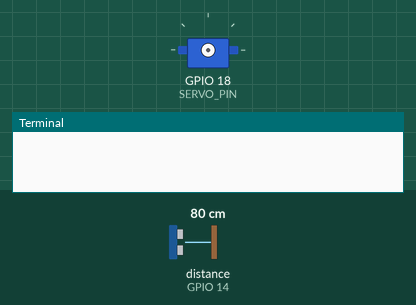
Recording of a program running on a simulated Raspberry Pi (BCM pin numbers). Shown: servo, the last lines printed to the terminal. The inputs (shaded band) are chosen by the test bench; at power-on: distance to the obstacle (sensor on GPIO 14) 80 cm. The echo pulse lasts 58.3 µs per cm; the desktop window is not drawn, its controls go by their first labels and the mouse button is held 0.15 s; servo angles are drawn from the pulse width (0.5 ms = 0°, 2.5 ms = 180°); the clock reads 2024-03-15 10:24:30 at power-on unless the program sets it.

Above: at 0.0 s.
At 5.32 s:
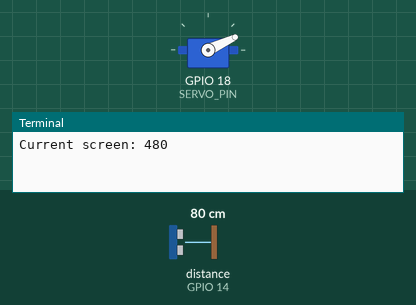
At 10.87 s:
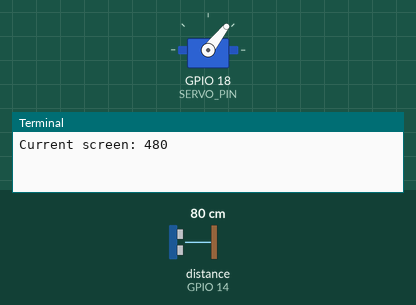
At 21.75 s:
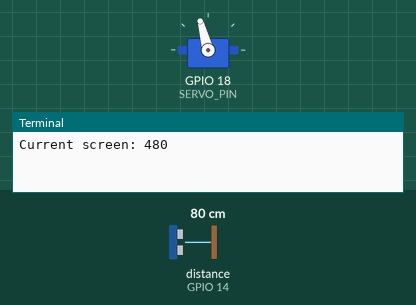
Timing chart, 0 to 22.0 s (numbered marks = the images above):
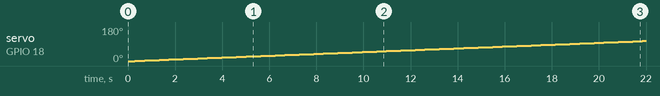

Measured:
- by itself, servo on GPIO 18 (SERVO_PIN): moves from 0° to 106° over 21.6 s

The program:

main.py
```python
"""
描画の仕方(width x height)
- window
	- 800 x 900
	- 大枠のwindow

- canvas1
	- 800 x 600
	- 潜水艦ソナーの結果を描画

- canvas2
	- 800 x 300
	- 距離(cm)の結果を描画
	- 縦軸：距離
	- 横軸：時間-角度
"""


import tkinter as tk
from comp import hrc
from comp import servo
import RPi.GPIO as GPIO
import time
import math
import sys

# tkinterの初期化
root = tk.Tk()
root.geometry("800x900")
screen_name = root.winfo_screen()
print(f"Current screen: {screen_name}")
root.title("潜水艦ソナー")

# canvas1の設定
WIDTH = 800
HEIGHT = 600
CENTER_X = WIDTH // 2 # 中心X
CENTER_Y = HEIGHT // 2 # 中心Y
RADIUS = min(CENTER_X, CENTER_Y) # 半径

# colorの設定
GREEN = "#00FF00"
RED = "#FF0000"

# canvas1（潜水艦風ソナーの設定）
WIDTH = 800
HEIGHT =  600
canvas1 = tk.Canvas(root, width=WIDTH, height=HEIGHT, bg="black")
canvas1.pack()

#  canvas2（距離の描画）
WIDTH_ = 800
HEIGHT_ =  300
canvas2 = tk.Canvas(root, width=WIDTH, height=HEIGHT, bg="white")
canvas2.pack()


def get_xy_sensor(agl):
		"""
		点座標の算出
		- 径に測定した距離から算出した割合をかける
		- HC-SR04の最大測定距離は450cmであることを考慮する
		"""
		servo.set_angle(angle = agl)
		distance = hrc.get_distance()
		radian = math.radians(agl) * (-1) # 補正
		x = CENTER_X + RADIUS * math.cos(radian) * (distance / 450)
		y = CENTER_Y + RADIUS * math.sin(radian) * (distance / 450)
		return x,y

try:
	# canvas1 setting
	# 半径RADIUS、中心CENTER_X、CENTER_Yの円を描画
	canvas1.create_oval(CENTER_X-RADIUS, CENTER_Y-RADIUS, CENTER_X+RADIUS, CENTER_Y+RADIUS, outline=GREEN)
	canvas1.create_line(CENTER_X-5, CENTER_Y-5, CENTER_X+5, CENTER_Y+5, width= 5, fill=RED)
	canvas1.create_line(CENTER_X-5, CENTER_Y+5, CENTER_X+5, CENTER_Y-5, width= 5, fill=RED)

	# 点を描画
	for i in range(0, 181, 1):
		X, Y = get_xy_sensor(agl = i)
		point = canvas1.create_oval(X - 2, Y - 2, X + 2, Y + 2, fill=GREEN, outline="")
		root.update()
		time.sleep(0.2)

	for i in range(180, -1, -1):
		X, Y = get_xy_sensor(agl = i)
		point = canvas1.create_oval(X - 2, Y - 2, X + 2, Y + 2, fill=GREEN, outline="")
		root.update()
		time.sleep(0.2)

	# canvas2 setting
	canvas2.create_line(400, 0, 400, 300, width=10, fill=RED)

	root.mainloop()

except KeyboardInterrupt:
	# Ctrl + Cで処理を中断
	servo.stop_servo()
	GPIO.cleanup()
	sys.exit()
```

hrc.py
```python
import RPi.GPIO as GPIO
import time
import sys

trig_pin = 15                           # GPIO 15
echo_pin = 14                           # GPIO 14
speed_of_sound = 34370                  # 20?????(cm/s)

GPIO.setmode(GPIO.BCM)                  # GPIO?BCM??????
GPIO.setwarnings(False)                 # BPIO?????
GPIO.setup(trig_pin, GPIO.OUT)          # Trig?????????
GPIO.setup(echo_pin, GPIO.IN)           # Echo?????????

def get_distance():
    #Trig???10?s??HIGH???????????
    GPIO.output(trig_pin, GPIO.HIGH)
    time.sleep(0.000010)
    GPIO.output(trig_pin, GPIO.LOW)

    while not GPIO.input(echo_pin):
        pass
    t1 = time.time() # ????????Echo???HIGH?????????

    while GPIO.input(echo_pin):
        pass
    t2 = time.time() # ????????Echo???LOW?????????

    return (t2 - t1) * speed_of_sound / 2 # ???????????????


# test
if __name__ == "__main__":
    dis = get_distance()
    print(f"{dis:.3f}")
    print("end test")
```

servo.py
```python
"""
function内容）
- set_angle
- servoを指定した角度にする

- stop_servo
- servoを初期位置の0°にする

test内容）
angle = 30°に回転させる

"""

import pigpio
import time

SERVO_PIN = 18

# pigpio????
pi = pigpio.pi()

# ????????????????????
def set_angle(angle):
    assert 0 <= angle <= 180, '???0??180????????????'

    # ???500??2500?????????????
    pulse_width = (angle / 180) * (2500 - 500) + 500

    # ??????????????????
    pi.set_servo_pulsewidth(SERVO_PIN, pulse_width)

def stop_servo():
    set_angle(angle = 0)
    pi.stop()

# test
if __name__ == "__main__":
    print("start test")
    agl = 30
    print(agl)
    set_angle(angle = agl)
    time.sleep(1.0)
    stop_servo()
    print("end test")
```
